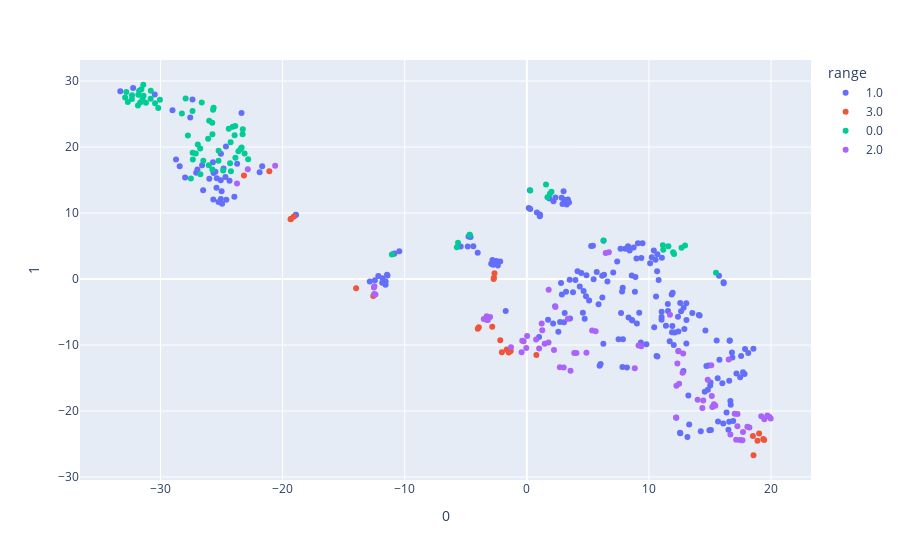

This figure's notebook cell:
### Code cell
tsne_2d = TSNE(n_components=2, random_state=0)
projections_2d = tsne_2d.fit_transform(x_train)
fig_2d = px.scatter(projections_2d, x=0, y=1,
                   color=labels_train.astype(str),
                    labels={'color': 'range'})
fig_2d.show()
